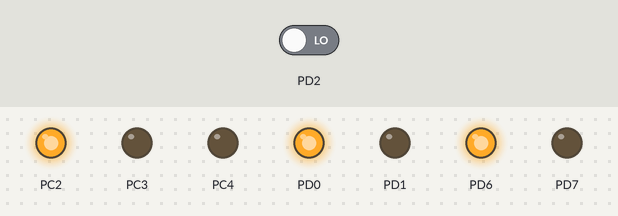
Simulated run of this program. Board: ATmega328P, built with avr-gcc and emulated at 8 MHz. On the bench: output pins drawn as LEDs (lit = HIGH). Inputs (shaded band) come from the test bench; at power-on: PD2 LOW.

Above: at 0.1 s.
Timing chart, 0 to 1.6 s (numbered marks = the images above):
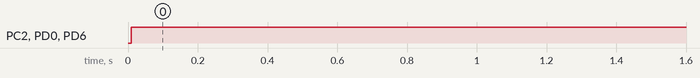

The program:

main.c
```c
/*
 * HBridge.c
 *
 * Created: 12/31/2023 2:58:21 PM
 * Author : Nathan Stark
 */

#define F_CPU 8000000

#include <avr/io.h>
#include <avr/interrupt.h>
#include <util/delay.h>
#include <stdint.h>
#include <stdlib.h>

int8_t motor_speed;
int8_t prev_motor_speed;

uint8_t servo_pulse_flag;
uint8_t servo_timeout_flag;
int16_t servo_pwm_time;

ISR(TIMER0_COMPA_vect) {
	// timer has rolled over, so reverse direction of HBridge for a short time to allow capacitor to recharge
	TCCR0B &= ~0x02; // stop timer
	if(motor_speed < 0) {
		PORTD = 0x42; // turn on high 0 and low 1 to run motor backward
	} else if(motor_speed > 0) {
		PORTD = 0x81; // turn on high 1 and low 0 to run motor forward
	} else {
	}
	TCCR0B |= 0x02; // restart timer
}

ISR(TIMER0_COMPB_vect) {
	PORTD = 0x41; // turn the two low FETs on to recharge caps
}

ISR(TIMER1_COMPA_vect) {
	// a timeout has occurred waiting for another pulse
	TCCR1B &= ~0x02;
	TCNT1 = 0x0000;
	servo_timeout_flag = 1;
	EICRA = 0x03; // wait for next rising edge

}

ISR(INT0_vect) {
	// stop timer
	TCCR1B &= ~0x02;
	if(PIND & 0x04) {
		// rising edge happened
		EICRA = 0x02;
	} else {
		// falling edge happened
		servo_pwm_time = TCNT1;
		EICRA = 0x03;
		servo_pulse_flag = 1;
	}

	// reset time and restart
	TCNT1 = 0x0000;
	TCCR1B |= 0x02;
}

int main(void)
{
	TCCR0A = 0x02; // disable PWM outputs, set up for clear time on compare match mode (CTC)
	TCCR0B = 0x00; // write last bit to 0 for CTC mode
	TCNT0  = 0x00; // clear timer count register
	TIMSK0 = 0x07; // trigger interrupts on match of A and B
	OCR0A  = 0x64; // set timer count to 100
	motor_speed = 0;
	prev_motor_speed = 0;
	OCR0B = motor_speed;

	TCCR1A = 0x00; // set up timer to use CTC mode
	TCCR1B = 0x08; // set up CTC mode, also set up input capture to capture rising edge
	TCCR1C = 0x00; // not using force output compare, so set to zero
	TCNT1 = 0x0000; // clear timer count
	OCR1A = 0x4E20; // set up top of counter to be 20000 (20 ms at 8 MHz w/ divide by 8)
	TIMSK1 = 0x02; // set up interrupts on timer = OCR1A

	servo_pulse_flag = 0;
	servo_timeout_flag = 0;
	servo_pwm_time = 0;

	DDRD  = 0xC3; // set direction to out for PD0, PD1, PD6, and PD7
	PORTD = 0x00; // set output value to 0

	EICRA = 0x03; // set up pin change interrupt 0 on rising edge
	EIMSK = 0x01; // enable interrupt in interrupt mask

	PORTD = 0x41; // charge both capacitors
	_delay_ms(10);

	TCCR0B |= 0x02; // enable counter with prescaler of 8, switching frequency of around 10 kHz at 8 MHz clock
	TCCR1B |= 0x02; // enable counter with prescaler of 8, 20 ms period at 20 MHz clock

	DDRC = 0x1C;
	PORTC = 0x04;

	sei();

    while (1) {
		if(servo_pulse_flag) {
			servo_pulse_flag = 0;
			prev_motor_speed = motor_speed;
			// allow 10% variance either direction
			if(servo_pwm_time < 2200 && servo_pwm_time > 800) {
				if(servo_pwm_time > 2000) servo_pwm_time = 2000;
				if(servo_pwm_time < 1000) servo_pwm_time = 1000;
				if(servo_pwm_time > 1425 && servo_pwm_time < 1575) servo_pwm_time = 1500;
				motor_speed = (servo_pwm_time - 1500) / 5;
			} else {
				motor_speed = 0;
			}
		}

		if(servo_timeout_flag) {
			servo_timeout_flag = 0;
			prev_motor_speed = motor_speed;
			motor_speed = 0;
		}

		OCR0B = abs(motor_speed);

		if(motor_speed > 0 && prev_motor_speed <= 0) {
			PORTC = 0x10; // turn LED green
		} else if(motor_speed < 0 && prev_motor_speed >= 0) {
			PORTC = 0x08; // turn LED red
		} else if(motor_speed == 0 && prev_motor_speed != 0) {
			PORTC = 0x04; // turn LED blue
		}
    }
}
```

Measured:
- by itself, PC2: LOW → HIGH at 0.01 s
- by itself, PD0, PD6: LOW → HIGH at 0.00 s
